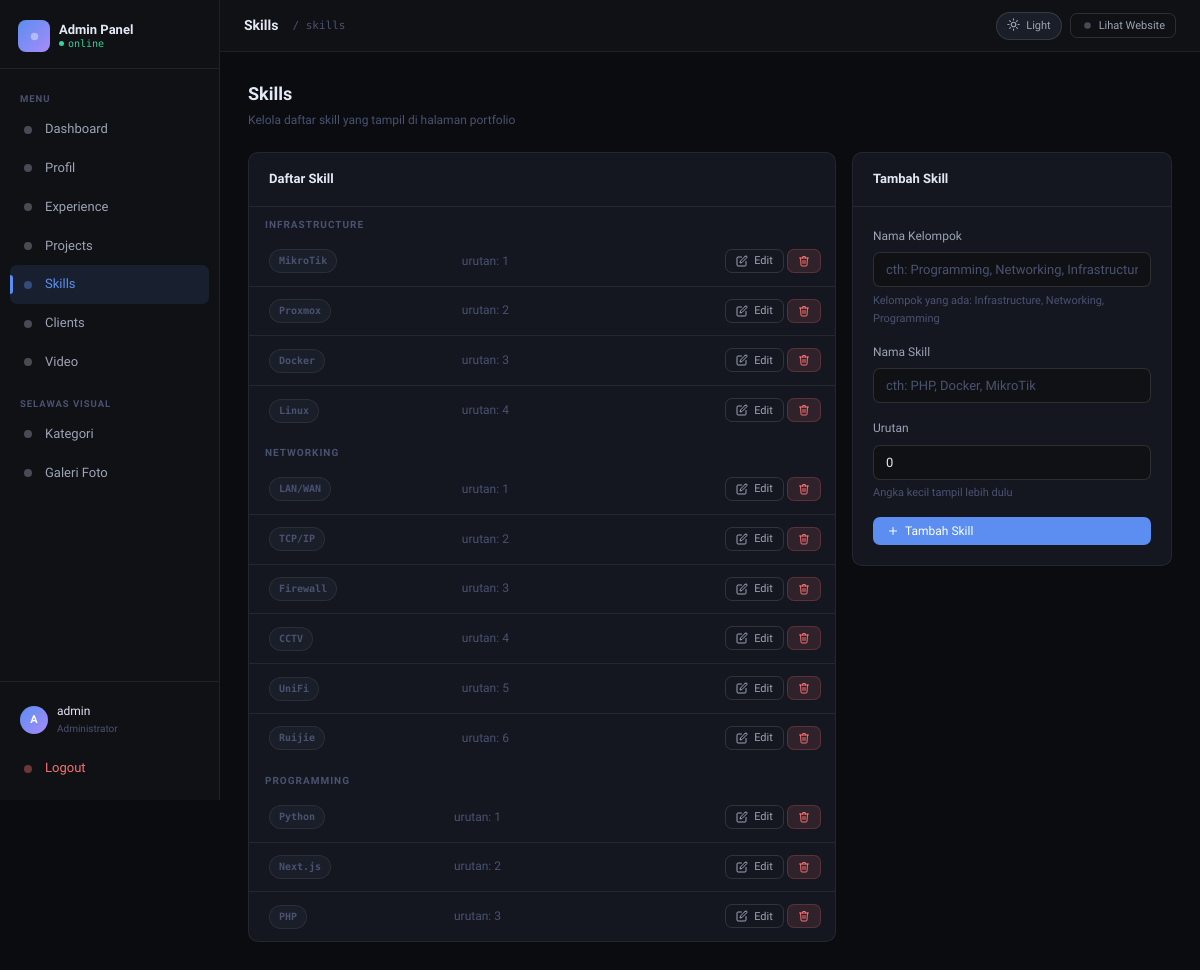
/admin/skills.php (signed in), run on the app's committed database.
### tables this page shows
CREATE TABLE `skills` (
  `id` int(11) NOT NULL,
  `group_name` varchar(100) NOT NULL COMMENT 'Nama kelompok, cth: Programming',
  `skill_name` varchar(100) NOT NULL COMMENT 'Nama skill, cth: PHP',
  `sort_order` int(11) DEFAULT 0
);

### admin/_auth.php (called while the page is built, shortened)
<?php
function csrf_token(): string {
    return $_SESSION['csrf_token'];
}
function csrf_qs(): string {
    return '_csrf=' . urlencode(csrf_token());
}

### admin/skills.php (the view, shortened to what this page needs)
<?php
require '_auth.php';
$edit = null;
$skills_raw = $pdo->query("SELECT * FROM skills ORDER BY group_name, sort_order, skill_name")->fetchAll();
$groups = [];
foreach ($skills_raw as $s) {
    $groups[$s['group_name']][] = $s;
}
require '_layout.php';
?>
<div class="page-head">
  <div class="page-head-left">
    <h2>Skills</h2>
    <p>Kelola daftar skill yang tampil di halaman portfolio</p>
  </div>
</div>
<div class="two-col-layout">
  <div class="card">
    <div class="card-header"><span class="card-title">Daftar Skill</span></div>
    <div style="overflow-x:auto">
      <?php if (empty($skills_raw)): ?>
        <p style="padding:20px;color:var(--text-dim)">Belum ada skill. Tambahkan di form di atas.</p>
      <?php else: ?>
        <?php foreach ($groups as $gname => $items): ?>
          <div style="padding:10px 16px 4px;font-size:10px;font-weight:600;letter-spacing:0.1em;text-transform:uppercase;color:var(--text-dim)">
            <?= htmlspecialchars($gname) ?>
          </div>
          <table class="table" style="margin-bottom:0">
            <tbody>
              <?php foreach ($items as $s): ?>
              <tr>
                <td style="padding-left:20px">
                  <span class="badge badge-dim"><?= htmlspecialchars($s['skill_name']) ?></span>
                </td>
                <td style="color:var(--text-dim);font-size:12px">urutan: <?= $s['sort_order'] ?></td>
                <td style="text-align:right;white-space:nowrap">
                  <a href="skills.php?edit=<?= $s['id'] ?>" class="btn btn-ghost btn-sm">
                    <svg width="12" height="12" viewBox="0 0 24 24" fill="none" stroke="currentColor" stroke-width="2" stroke-linecap="round" stroke-linejoin="round"><path d="M11 4H4a2 2 0 0 0-2 2v14a2 2 0 0 0 2 2h14a2 2 0 0 0 2-2v-7"/><path d="M18.5 2.5a2.121 2.121 0 0 1 3 3L12 15l-4 1 1-4 9.5-9.5z"/></svg> Edit
                  </a>
                  <a href="skills.php?hapus=<?= $s['id'] ?>&<?= csrf_qs() ?>" class="btn btn-danger btn-sm"
                     onclick="return confirm('Hapus skill <?= htmlspecialchars($s['skill_name']) ?>?')">
                  </a>
                </td>
              </tr>
              <?php endforeach; ?>
            </tbody>
          </table>
        <?php endforeach; ?>
      <?php endif; ?>
    </div>
  </div>
  <div class="card">
    <div class="card-header">
      <span class="card-title"><?= $edit ? 'Edit Skill' : 'Tambah Skill' ?></span>
    </div>
    <div class="card-body">
      <form method="POST">
        <div class="form-group">
          <label class="form-label">Nama Kelompok</label>
          <input type="text" name="group_name" class="form-control"
                 placeholder="cth: Programming, Networking, Infrastructure"
                 value="<?= htmlspecialchars($edit['group_name'] ?? '') ?>" required>
          <?php if (!empty($groups)): ?>
            <div class="form-sub" style="margin-top:5px">Kelompok yang ada:
              <?= implode(', ', array_map('htmlspecialchars', array_keys($groups))) ?>
            </div>
          <?php endif; ?>
        </div>
        <div class="form-group">
          <label class="form-label">Nama Skill</label>
          <input type="text" name="skill_name" class="form-control"
                 placeholder="cth: PHP, Docker, MikroTik"
                 value="<?= htmlspecialchars($edit['skill_name'] ?? '') ?>" required>
        </div>
        <div class="form-group">
          <label class="form-label">Urutan</label>
          <input type="number" name="sort_order" class="form-control" min="0"
                 value="<?= htmlspecialchars($edit['sort_order'] ?? 0) ?>">
          <div class="form-sub">Angka kecil tampil lebih dulu</div>
        </div>
        <button type="submit" class="btn btn-primary" style="width:100%">
          <?= $edit ? '<svg width="12" height="12" viewBox="0 0 24 24" fill="none" stroke="currentColor" stroke-width="2" stroke-linecap="round" stroke-linejoin="round"><path d="M19 21H5a2 2 0 0 1-2-2V5a2 2 0 0 1 2-2h11l5 5v11a2 2 0 0 1-2 2z"/><polyline points="17 21 17 13 7 13 7 21"/><polyline points="7 3 7 8 15 8"/></svg>' : '<svg width="12" height="12" viewBox="0 0 24 24" fill="none" stroke="currentColor" stroke-width="2" stroke-linecap="round" stroke-linejoin="round"><line x1="12" y1="5" x2="12" y2="19"/><line x1="5" y1="12" x2="19" y2="12"/></svg>' ?>
          <?= $edit ? 'Simpan Perubahan' : 'Tambah Skill' ?>
        </button>
      </form>
    </div>
  </div>
</div>
</div></div>
</body></html>

### admin/_layout.php (style rules this page uses)
[data-theme="dark"] { --bg: #0a0c0f; --bg2: #0f1115; --surface: #141720; --surface2: #1a1e28; --border: rgba(255,255,255,0.07); --border2: rgba(255,255,255,0.12); --text: #9ba3b5; --text-hi: #e2e8f4; --text-dim: #4a5270; --accent: #5b8ef0; --accent2: #3d6fd6; --accent-g: linear-gradient(135deg, #5b8ef0, #a78bfa); --green: #34d399; --amber: #fbbf24; --red: #f87171; --shadow: 0 4px 24px rgba(0,0,0,0.5); }
:root { --r: 10px; --r2: 7px; --sidebar: 220px; --font: 'Geist', system-ui, sans-serif; --mono: 'Geist Mono', monospace; }
*, *::before, *::after { box-sizing: border-box; margin: 0; padding: 0; }
html { font-size: 14px; scroll-behavior: smooth; }
body { font-family: var(--font); background: var(--bg); color: var(--text); min-height: 100vh; line-height: 1.6; display: flex; transition: background 0.2s, color 0.2s; will-change: background; }
.card { background: var(--surface); border: 1px solid var(--border); border-radius: var(--r); overflow: hidden; transition: background 0.2s, border-color 0.2s; }
.card-body { padding: 20px; }
.card-header { padding: 16px 20px; border-bottom: 1px solid var(--border); display: flex; align-items: center; justify-content: space-between; gap: 12px; }
.card-title { font-size: 13px; font-weight: 600; color: var(--text-hi); }
.btn { display: inline-flex; align-items: center; gap: 6px; padding: 8px 14px; border-radius: var(--r2); font-size: 12px; font-weight: 500; border: none; cursor: pointer; text-decoration: none; transition: all 0.15s; font-family: var(--font); line-height: 1; }
.btn-primary { background: var(--accent); color: #fff; }
.btn-ghost { background: transparent; border: 1px solid var(--border2); color: var(--text); }
.btn-danger { background: rgba(248,113,113,0.12); color: var(--red); border: 1px solid rgba(248,113,113,0.2); }
.btn-sm { padding: 5px 10px; font-size: 11px; }
table { width: 100%; border-collapse: collapse; }
tbody td { padding: 12px 14px; border-bottom: 1px solid var(--border); font-size: 13px; vertical-align: middle; }
tbody tr:last-child td { border-bottom: none; }
.badge { display: inline-flex; align-items: center; gap: 4px; padding: 3px 9px; border-radius: 99px; font-size: 10px; font-weight: 600; font-family: var(--mono); }
.badge-dim { background: var(--surface2); color: var(--text-dim); border: 1px solid var(--border); }
.form-group { margin-bottom: 16px; }
.form-label { display: block; font-size: 12px; color: var(--text); margin-bottom: 6px; font-weight: 500; }
.form-sub { font-size: 11px; color: var(--text-dim); margin-top: 4px; }
.form-control { width: 100%; padding: 9px 12px; background: var(--bg2); border: 1px solid var(--border2); border-radius: var(--r2); color: var(--text-hi); font-size: 13px; font-family: var(--font); transition: border-color 0.15s, box-shadow 0.15s; outline: none; }
.form-control::placeholder { color: var(--text-dim); }
.page-head { display: flex; align-items: center; justify-content: space-between; gap: 12px; margin-bottom: 22px; flex-wrap: wrap; }
.page-head-left h2 { font-size: 18px; font-weight: 600; color: var(--text-hi); }
.page-head-left p { font-size: 12px; color: var(--text-dim); margin-top: 2px; }

### admin/skills.php (style rules this page uses)
.two-col-layout { display: grid; grid-template-columns: 1fr 320px; gap: 16px; align-items: start; }

### data on the page
skills: skill_name "MikroTik", sort_order "1"
skills: skill_name "Proxmox", sort_order "2"
skills: skill_name "Docker", sort_order "3"
skills: skill_name "Linux", sort_order "4"
skills: skill_name "LAN/WAN", sort_order "1"
skills: skill_name "TCP/IP", sort_order "2"
skills: skill_name "Firewall", sort_order "3"
skills: skill_name "CCTV", sort_order "4"
skills: skill_name "UniFi", sort_order "5"
skills: skill_name "Ruijie", sort_order "6"
skills: skill_name "Python", sort_order "1"
skills: skill_name "Next.js", sort_order "2"
skills: skill_name "PHP", sort_order "3"

### other printed values
$m['label'] "Dashboard"
$m['label'] "Profil"
$m['label'] "Experience"
$m['label'] "Projects"
$m['label'] "Skills"
$m['label'] "Clients"
$m['label'] "Video"
$m['label'] "Kategori"
$m['label'] "Galeri Foto"
substr($_SESSION['username'] ?? 'A', 0, 1) "A"
$_SESSION['username'] "admin"
$page_title "Skills"
$active_menu "skills"
$gname "INFRASTRUCTURE"
$gname "NETWORKING"
